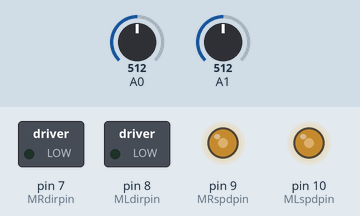
The sketch below on a simulated Arduino Uno, built with avr-gcc and run on an emulated ATmega328P. Parts: switched loads named in the sketch (green lamp = pin HIGH), output pins drawn as LEDs (lit = HIGH). The test bench sets the inputs (shaded band); at power-on: A0 = 512, A1 = 512. What the sketch prints to the serial monitor is not drawn.

Above: at 0.1 s.
At 2.2 s:
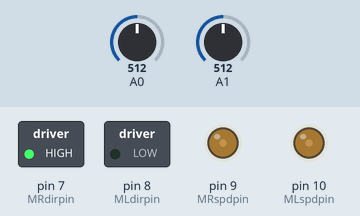
At 8.9 s:
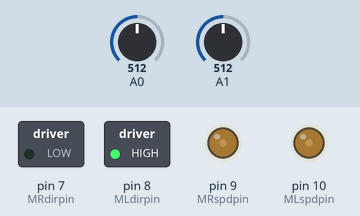
At 20.7 s:
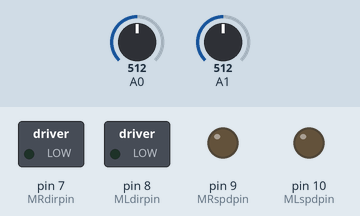
Timing chart, 0 to 22.2 s (numbered marks = the images above):
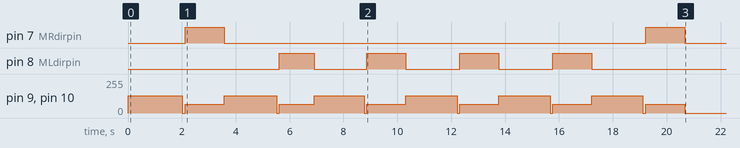

The sketch:

InfraRed.ino
```cpp
/*
  Control of a Polulu Zumo robot via Infra-Red beam from a hand-held torchlight.

  Two infra-red two-pin phototransistors (or photodiodes)are connected as potential dividers with the centre-points connected to analogue inputs A0 and A1.
  An analogue value between 0 and 1023 represents the voltage at the centre-point.  This is used to set the direction and speed of the Zumo robot.

  By J. P. Caplin 06/16
*/

int IR0; // Value for infra-red sensor on A0
int IR1; // Value for infra-red sensor on A1
char MLdirpin = 8;   // pin number for left motor direction (LOW/HIGH for forward/reverse)
char MLspdpin = 10;  // pin number for left motor speed (PWM control)
char MRdirpin = 7;   // pin number for right motor direction (LOW/HIGH for forward/reverse)
char MRspdpin = 9;   // pin number for right motor speed (PWM control)
char MLdirval = 0;   // value  for left motor direction (LOW/HIGH for forward/reverse)
int MLspdval = 0;   // value for left motor speed (PWM control)
char MRdirval = 0;   // value for right motor direction (LOW/HIGH for forward/reverse)
int MRspdval = 0;   // value for right motor speed (PWM control)

char speakerPin = 3;        // small loudspeaker for status and feedback

float speedSet = 0.5;       // speed setting multiplier (need to reduce speed of standard 10G motors for easier control)

void setup() {
  // This setup code runs just once:

  for (int i = 7; i <= 10; i++) { // set all the digital pins to output
    pinMode(i, OUTPUT);
  }
  Serial.begin(9600);  // enable communication to connected PC via USB
  //  Beeps();  // Sound 2 beeps
  //  Beeps();

  //  digitalWrite(MLdirpin, 0);
  //  digitalWrite(MRdirpin, 0);
  //  analogWrite(MLspdpin, 128);
  //  analogWrite(MRspdpin, 80);
  //  delay(800);
  //
  //  digitalWrite(MLdirpin, 0);
  //  digitalWrite(MRdirpin, 0);
  //  analogWrite(MLspdpin, 50);
  //  analogWrite(MRspdpin, 128);
  //  delay(6000);


  digitalWrite(MLdirpin, 0);
  digitalWrite(MRdirpin, 0);
  analogWrite(MLspdpin, 128);
  analogWrite(MRspdpin, 128);
  delay(2016);

  digitalWrite(MLdirpin, 0);
  digitalWrite(MRdirpin, 0);
  analogWrite(MLspdpin, 0);
  analogWrite(MRspdpin, 0);
  delay(100);

  digitalWrite(MLdirpin, 0);//First right turn
  digitalWrite(MRdirpin, 1);
  analogWrite(MLspdpin, 64);
  analogWrite(MRspdpin, 64);
  delay(1450);

  digitalWrite(MLdirpin, 0);
  digitalWrite(MRdirpin, 0);
  analogWrite(MLspdpin, 128);
  analogWrite(MRspdpin, 128);
  delay(1950);

  digitalWrite(MLdirpin, 0);
  digitalWrite(MRdirpin, 0);
  analogWrite(MLspdpin, 0);
  analogWrite(MRspdpin, 0);
  delay(100);

  digitalWrite(MLdirpin, 1);//First left turn
  digitalWrite(MRdirpin, 0);
  analogWrite(MLspdpin, 64);
  analogWrite(MRspdpin, 64);
  delay(1300);

  digitalWrite(MLdirpin, 0);
  digitalWrite(MRdirpin, 0);
  analogWrite(MLspdpin, 128);
  analogWrite(MRspdpin, 128);
  delay(1850);

  digitalWrite(MLdirpin, 0);
  digitalWrite(MRdirpin, 0);
  analogWrite(MLspdpin, 0);
  analogWrite(MRspdpin, 0);
  delay(100);

  digitalWrite(MLdirpin, 1);//Second left turn
  digitalWrite(MRdirpin, 0);
  analogWrite(MLspdpin, 64);
  analogWrite(MRspdpin, 64);
  delay(1450);

  digitalWrite(MLdirpin, 0);
  digitalWrite(MRdirpin, 0);
  analogWrite(MLspdpin, 128);
  analogWrite(MRspdpin, 128);
  delay(1900);

  digitalWrite(MLdirpin, 0);
  digitalWrite(MRdirpin, 0);
  analogWrite(MLspdpin, 0);
  analogWrite(MRspdpin, 0);
  delay(100);

  digitalWrite(MLdirpin, 1);//Third left turn
  digitalWrite(MRdirpin, 0);
  analogWrite(MLspdpin, 64);
  analogWrite(MRspdpin, 64);
  delay(1450);

  digitalWrite(MLdirpin, 0);
  digitalWrite(MRdirpin, 0);
  analogWrite(MLspdpin, 128);
  analogWrite(MRspdpin, 128);
  delay(1900);

  digitalWrite(MLdirpin, 0);
  digitalWrite(MRdirpin, 0);
  analogWrite(MLspdpin, 0);
  analogWrite(MRspdpin, 0);
  delay(100);

  digitalWrite(MLdirpin, 1);//Fourth left turn
  digitalWrite(MRdirpin, 0);
  analogWrite(MLspdpin, 64);
  analogWrite(MRspdpin, 64);
  delay(1450);

  digitalWrite(MLdirpin, 0);
  digitalWrite(MRdirpin, 0);
  analogWrite(MLspdpin, 128);
  analogWrite(MRspdpin, 128);
  delay(1900);

  digitalWrite(MLdirpin, 0);
  digitalWrite(MRdirpin, 0);
  analogWrite(MLspdpin, 0);
  analogWrite(MRspdpin, 0);
  delay(100);


  digitalWrite(MLdirpin, 0);//Second right turn
  digitalWrite(MRdirpin, 1);
  analogWrite(MLspdpin, 64);
  analogWrite(MRspdpin, 64);
  delay(1450);


  digitalWrite(MLdirpin, 0);
  digitalWrite(MRdirpin, 0);
  analogWrite(MLspdpin, 0);
  analogWrite(MRspdpin, 0);
  delay(1000);


}


void loop() {
  // this main code runs repeatedly...
  // checkInfraRed();  // Measure the IR incident on each infra-red sensor then determine motor speeds
  //  setMotors();  //  Set left and right motor speed and direction
  //  delay(100);  // Delay to limit to 10 updates per second


  // void checkInfraRed() {
  IR0 = analogRead(0);  // find infra-red level incident on left IR sensor (lower value shows more IR is incident)
  IR1 = analogRead(1); // find infra-red level incident on right IR sensor (lower value shows more IR is incident)
  if (IR0 > 800) IR0 = 1023;  // In low-light condition, ensure motor is stopped
  if (IR1 > 800) IR1 = 1023;  // In low-light condition, ensure motor is stopped
  MLspdval = speedSet * (255 - IR0 / 4); // set motor speeds according to intensity of IR
  MRspdval = speedSet * (255 - IR1 / 4);
  Serial.print("L spd:"); // Send left and right speed values to PC
  Serial.print(MLspdval);
  Serial.print("   ");
  Serial.print("R spd:");
  Serial.println(MRspdval);
  //  Serial.print("L spd:"); // Send left and right speed values to PC
  //  Serial.print(IR0);
  //  Serial.print("   ");
  //  Serial.print("R spd:");
  //  Serial.println(IR1);
}

// void setMotors() {
//digitalWrite(MLdirpin, MLdirval);
//digitalWrite(MRdirpin, MRdirval);
//analogWrite(MLspdpin, MLspdval);
//analogWrite(MRspdpin, MRspdval);


// void Beeps() {
//  for (int i = 0; i <= 50; i++) { // play note C for 50 cycles (about 100 milliseconds)
//   digitalWrite(speakerPin, HIGH);
//   delayMicroseconds(955);
//   digitalWrite(speakerPin, LOW);
//  delayMicroseconds(955);

//  delay(50);  // space between beeps is 50 milliseconds
```
